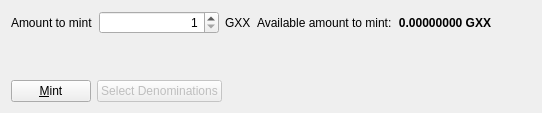
       <widget class="QWidget" name="tabMint">
        <attribute name="title">
         <string>Mint Σ</string>
        </attribute>
        <layout class="QGridLayout" name="gridLayout_3">
         <item row="0" column="0">
          <layout class="QGridLayout" name="gridLayout_mint">
           <item row="0" column="0">
            <layout class="QHBoxLayout" name="horizontalLayout_4">
             <item>
              <widget class="QLabel" name="label">
               <property name="text">
                <string>Amount to mint</string>
               </property>
              </widget>
             </item>
             <item>
              <widget class="QDoubleSpinBox" name="amountToMint">
               <property name="minimumSize">
                <size>
                 <width>120</width>
                 <height>0</height>
                </size>
               </property>
               <property name="alignment">
                <set>Qt::AlignRight|Qt::AlignTrailing|Qt::AlignVCenter</set>
               </property>
               <property name="decimals">
                <number>0</number>
               </property>
               <property name="minimum">
                <double>1.000000000000000</double>
               </property>
               <property name="maximum">
                <double>5000.000000000000000</double>
               </property>
               <property name="singleStep">
                <double>1.000000000000000</double>
               </property>
               <property name="value">
                <double>1.000000000000000</double>
               </property>
              </widget>
             </item>
             <item>
              <widget class="QLabel" name="label_2">
               <property name="text">
                <string>GXX</string>
               </property>
              </widget>
             </item>
             <item>
              <widget class="QLabel" name="label_4">
               <property name="text">
                <string>Available amount to mint:</string>
               </property>
              </widget>
             </item>
             <item>
              <widget class="QLabel" name="availableAmount">
               <property name="sizePolicy">
                <sizepolicy hsizetype="Fixed" vsizetype="Preferred">
                 <horstretch>0</horstretch>
                 <verstretch>0</verstretch>
                </sizepolicy>
               </property>
               <property name="minimumSize">
                <size>
                 <width>80</width>
                 <height>0</height>
                </size>
               </property>
               <property name="font">
                <font>
                 <weight>75</weight>
                 <bold>true</bold>
                </font>
               </property>
               <property name="text">
                <string>0.00000000 GXX</string>
               </property>
               <property name="alignment">
                <set>Qt::AlignRight|Qt::AlignTrailing|Qt::AlignVCenter</set>
               </property>
              </widget>
             </item>
             <item>
              <spacer name="horizontalSpacer_2">
               <property name="orientation">
                <enum>Qt::Horizontal</enum>
               </property>
               <property name="sizeHint" stdset="0">
                <size>
                 <width>40</width>
                 <height>20</height>
                </size>
               </property>
              </spacer>
             </item>
            </layout>
           </item>
           <item row="2" column="0">
            <layout class="QHBoxLayout" name="horizontalLayout">
             <item>
              <widget class="QPushButton" name="mintButton">
               <property name="enabled">
                <bool>true</bool>
               </property>
               <property name="text">
                <string>&amp;Mint</string>
               </property>
               <property name="icon">
                <iconset>
                 <normaloff>../res/icons/add.png</normaloff>../res/icons/add.png</iconset>
               </property>
              </widget>
             </item>
             <item>
              <widget class="QPushButton" name="selectDenomsButton">
               <property name="enabled">
                <bool>false</bool>
               </property>
               <property name="text">
                <string>Select Denominations</string>
               </property>
               <property name="icon">
                <iconset>
                 <normaloff>../res/icons/edit.png</normaloff>../res/icons/edit.png</iconset>
               </property>
              </widget>
             </item>
             <item>
              <spacer name="horizontalSpacer">
               <property name="orientation">
                <enum>Qt::Horizontal</enum>
               </property>
               <property name="sizeHint" stdset="0">
                <size>
                 <width>40</width>
                 <height>20</height>
                </size>
               </property>
              </spacer>
             </item>
            </layout>
           </item>
           <item row="1" column="0">
            <spacer name="verticalSpacer">
             <property name="orientation">
              <enum>Qt::Vertical</enum>
             </property>
             <property name="sizeHint" stdset="0">
              <size>
               <width>20</width>
               <height>40</height>
              </size>
             </property>
            </spacer>
           </item>
          </layout>
         </item>
        </layout>
       </widget>
